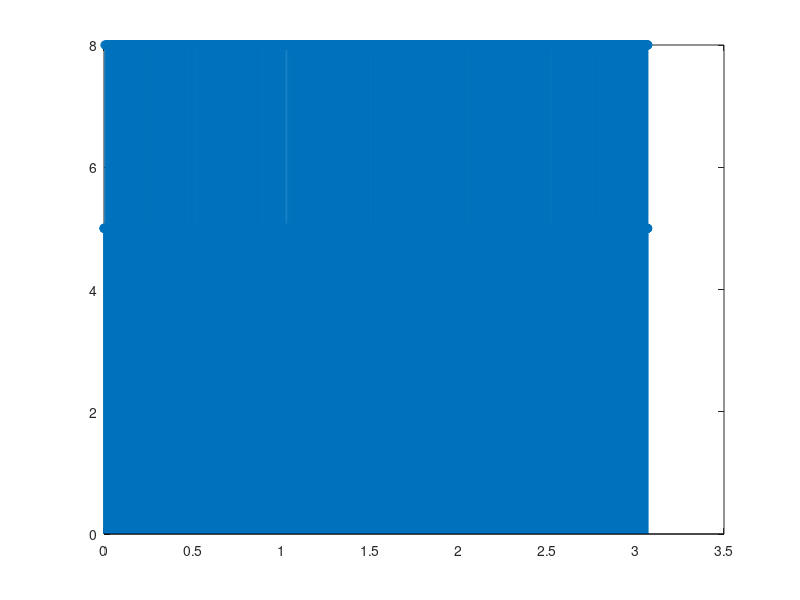

Write the MATLAB code that produced this figure.
close all;  clear all;  clc;

n = 11;

T = 0.0005;    % Abtastzeit

umin = 5;       % Nicht von 0 starten
umax = 8;       % Nur eine kleine Abweichung von umin

L = 3;              % Anzahl der Perioden
N = 2^n-1;          % Anzahl Messpunkte pro Sequenz
To = (2^n-1)*T;     % Periodenlänge

Tf = L*To;          % Experiment Dauer

reg = zeros(1,n);   reg(n) = 1;

switch n
    case {3, 6, 7}
        tap = [n n-1];
    case {4, 5}
        tap = [n n-2];
    case 8
        tap = [4 5 6 8];
    case 9
        tap = [5 9];
    case 10
        tap = [7 10];
    case 11
        tap = [9 11];
    otherwise
        warning('n too high');
end

% Calculate the sequence
for iterK=1:L*N    
    tmp = mod(sum(reg(tap)),2);
    reg(2:end) = reg(1:end-1);
    reg(1) = tmp;
    
    if reg(n)
        u(iterK) = umax;
    else
        u(iterK) = umin;
    end
        
end
u = u';
tk = linspace(0,Tf-T,N*L)';
figure(1)
%plot(tk, u, '+');
stem(tk, u)

%FFTSpectrum(u-mean(u),T,1,2);   % my
%FFTSpektrum(u-mean(u),T,1,2);   % teacher
clear iterK L n reg tap tmp umax umin